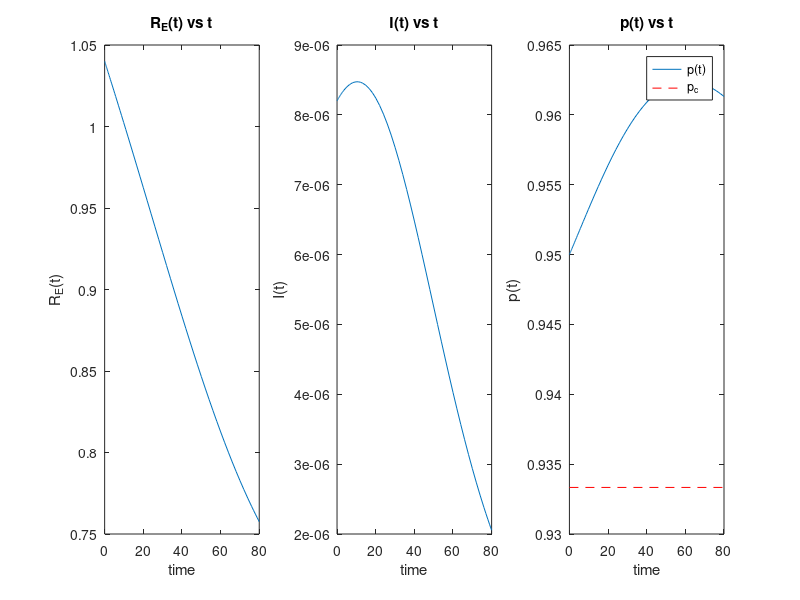

Write MATLAB code to recreate this figure.
% Parameter definitions
mu = 1/78;          % Birth and death rate (1/L, where L is life expectancy)
v = 1/7;           % Rate of recovery from infection
R_0 = 15;          % Basic Reproduction Number
beta = R_0*(mu+v); % Transmission rate
k = 40;            % Combined constant ( given k*theta = 40)
p_c = 1 - 1/R_0;   % Critical elimination coverage
gamma = 0;         % For the I-model
alpha_A = 1.638* 10^(-4);     %defined from me
theta_A = k;       % From the condition k*theta = 40 and taking theta(I) = theta_A*I

% Differential equations
f = @(t,y) [
    mu*(1-y(3)) - mu*y(1) - beta*y(1)*y(2);                                   % dS/dt
    beta*y(1)*y(2) - (mu+v)*y(2);                                             % dI/dt
    k*(1-y(3)) * ((theta_A*y(2) - alpha_A*y(3))*y(3) - gamma);                % dp/dt
];

% Initial conditions
S0 = 1.04/R_0;
I0 = 0.82e-5;
p0 = 0.95;

% Time span
tspan = [0, 80];

% using ode45
[t, Y] = ode45(f, tspan, [S0 I0 p0]);

% Plots
figure;
subplot(1,3,1);
plot(t, R_0*Y(:,1)); % R_E(t) = R_0*S(t)
title('R_E(t) vs t');
xlabel('time');
ylabel('R_E(t)');

subplot(1,3,2);
plot(t, Y(:,2));
title('I(t) vs t');
xlabel('time');
ylabel('I(t)');

subplot(1,3,3);
plot(t, Y(:,3));
title('p(t) vs t');
xlabel('time');
ylabel('p(t)');
hold on;
line([0 80],[p_c p_c],'Color','red','LineStyle','--');
legend('p(t)', 'p_c');
